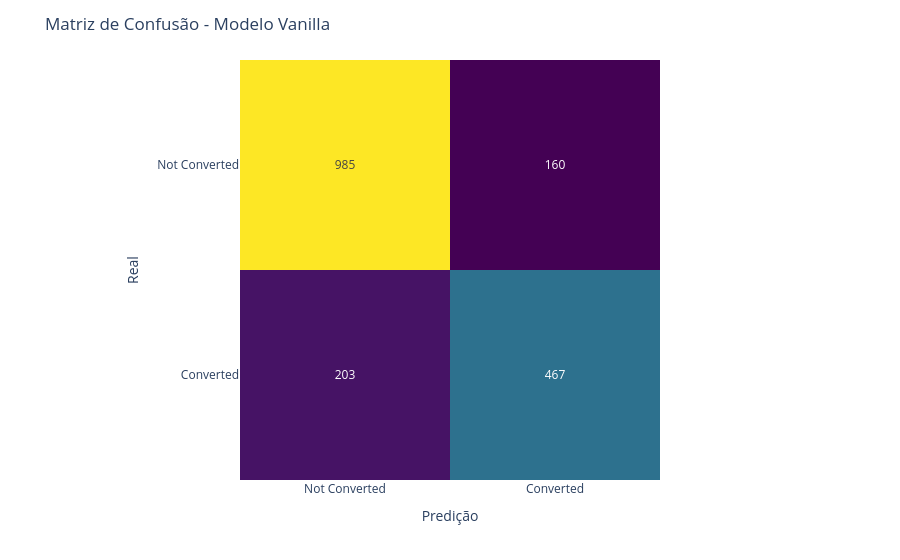

The notebook cell this image was saved under:
### Code cell
# Mostrar a matriz de confusão
conf_matrix = confusion_matrix(y_test, y_pred_vanilla)

fig = px.imshow(conf_matrix,
                labels=dict(x='Predição', y='Real', color='Contagem'),
                x=['Not Converted', 'Converted'],
                y=['Not Converted', 'Converted'],
                color_continuous_scale='Viridis')

fig.update_traces(text=conf_matrix, texttemplate="%{z}")
fig.update_layout(coloraxis_showscale=False)
fig.update_layout(title='Matriz de Confusão - Modelo Vanilla')

fig.show()

### Figure 1 — Plotly figure (JSON) as saved in the notebook; plotly's stock layout.template omitted (floating-point values rounded to 4 significant figures)
{"data": [{"coloraxis": "coloraxis", "hovertemplate": "Predição: %{x}<br>Real: %{y}<br>Contagem: %{z}<extra></extra>", "name": "0", "text": [[985, 160], [203, 467]], "texttemplate": "%{z}", "type": "heatmap", "x": ["Not Converted", "Converted"], "xaxis": "x", "y": ["Not Converted", "Converted"], "yaxis": "y", "z": [[985, 160], [203, 467]]}], "layout": {"coloraxis": {"colorbar": {"title": {"text": "Contagem"}}, "colorscale": [[0, "#440154"], [0.1111, "#482878"], [0.2222, "#3e4989"], [0.3333, "#31688e"], [0.4444, "#26828e"], [0.5556, "#1f9e89"], [0.6667, "#35b779"], [0.7778, "#6ece58"], [0.8889, "#b5de2b"], [1, "#fde725"]], "showscale": false}, "margin": {"t": 60}, "title": {"text": "Matriz de Confusão - Modelo Vanilla"}, "xaxis": {"anchor": "y", "constrain": "domain", "domain": [0, 1], "scaleanchor": "y", "title": {"text": "Predição"}}, "yaxis": {"anchor": "x", "autorange": "reversed", "constrain": "domain", "domain": [0, 1], "title": {"text": "Real"}}}}
